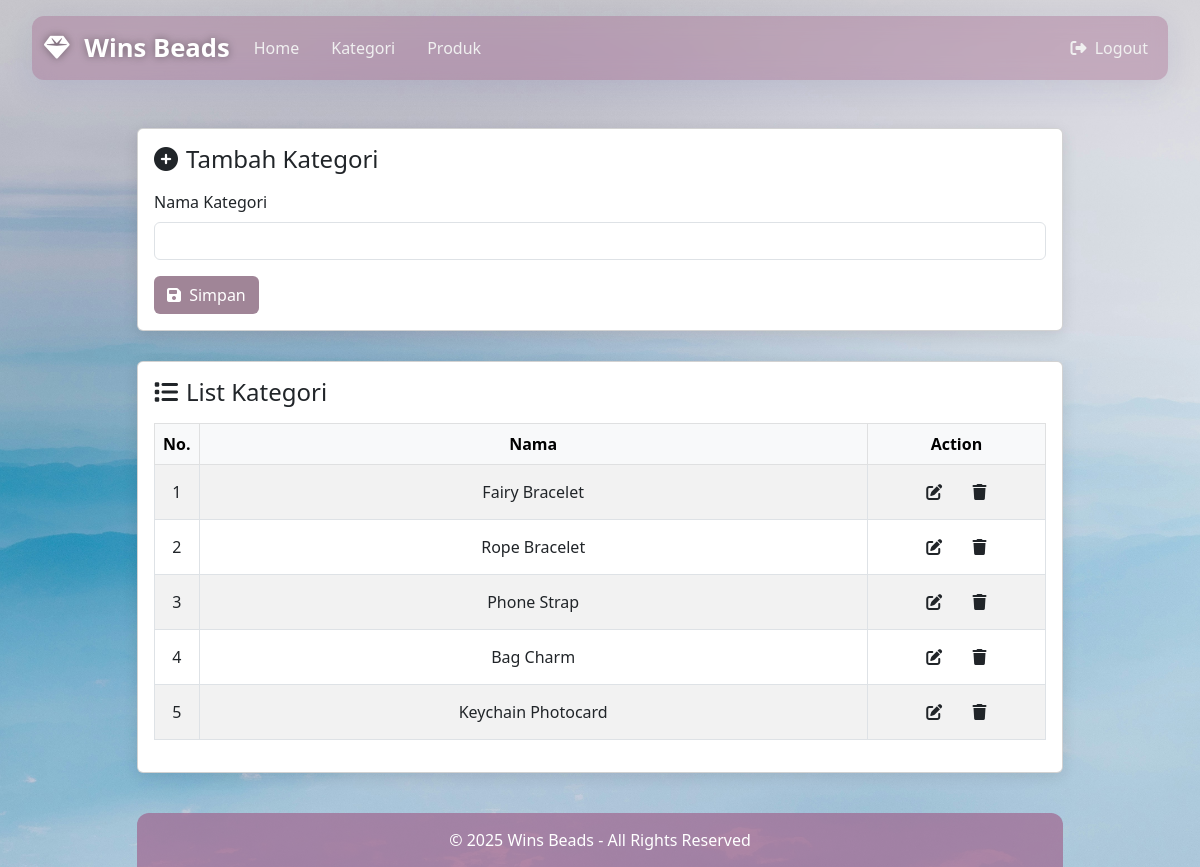
The app's page /admin/kategori.php (signed in) with its own data.
### tables this page shows
CREATE TABLE `kategori` (
  `id` int(11) NOT NULL,
  `nama` varchar(100) DEFAULT NULL
);

### admin/kategori.php (the view, shortened to what this page needs)
<?php
require "../koneksi.php";
$queryKategori = mysqli_query($con, "SELECT * FROM kategori");
$jumlahKategori = mysqli_num_rows($queryKategori);
?>
<!DOCTYPE html>
<html lang="en">
<head>
    <link href="https://cdn.jsdelivr.net/npm/bootstrap@5.3.0/dist/css/bootstrap.min.css" rel="stylesheet" />
    <link href="https://cdnjs.cloudflare.com/ajax/libs/font-awesome/6.5.0/css/all.min.css" rel="stylesheet" />
</head>
<body>
    <?php require "navbar.php" ?>
    <div class="container mt-5">
        <div class="row justify-content-center">
            <div class="col-lg-10">
                <div class="card">
                    <div class="card-body">
                        <h4 class="mb-3"><i class="fas fa-plus-circle me-2"></i>Tambah Kategori</h4>
                        <form action="" method="post">
                            <div class="mb-3">
                                <label for="kategori" class="form-label">Nama Kategori</label>
                                <input type="text" id="kategori" name="kategori" class="form-control" required>
                            </div>
                            <button class="btn custom-btn" type="submit" name="simpan_kategori">
                                <i class="fas fa-save me-1"></i> Simpan
                            </button>
                        </form>
                    </div>
                </div>
                <div class="card">
                    <div class="card-body">
                        <h4 class="mb-3"><i class="fas fa-list me-2"></i>List Kategori</h4>
                        <div class="table-responsive">
                            <table class="table table-striped table-hover table-bordered text-center align-middle">
                                <thead class="table-light">
                                    <tr>
                                        <th style="width:5%;">No.</th>
                                        <th>Nama</th>
                                        <th style="width:20%;">Action</th>
                                    </tr>
                                </thead>
                                <tbody>
                                    <?php if ($jumlahKategori == 0) { ?>
                                        <tr><td colspan="3">Tidak ada data kategori</td></tr>
                                    <?php } else {
                                        $number = 1;
                                        while ($data = mysqli_fetch_array($queryKategori)) { ?>
                                            <tr>
                                                <td><?= $number++; ?></td>
                                                <td><?= $data['nama']; ?></td>
                                                <td>
                                                    <button class="btn btn-table" data-bs-toggle="modal" data-bs-target="#editModal<?= $data['id']; ?>">
                                                        <i class="fas fa-edit"></i>
                                                    </button>
                                                    <form action="" method="post" class="d-inline" onsubmit="return confirm('Yakin ingin menghapus kategori ini?');">
                                                        <button type="submit" name="hapus_kategori" class="btn btn-table">
                                                            <i class="fas fa-trash"></i>
                                                        </button>
                                                    </form>
                                                </td>
                                            </tr>
                                    <?php }
                                    } ?>
                                </tbody>
                            </table>
                        </div>
                    </div>
                </div>
                <footer>
                    &copy; 2025 Wins Beads - All Rights Reserved
                </footer>
            </div>
        </div>
    </div>
</body>
</html>

### admin/kategori.php (style rules this page uses)
body { background-color: #f9f9f9; font-family: 'Segoe UI', Tahoma, Geneva, Verdana, sans-serif; }
.btn.custom-btn { background-color: rgba(128, 93, 116, 0.75); color: #fff; transition: background-color 0.3s; }
.card { border: none; border-radius: 12px; box-shadow: 0 4px 15px rgba(0,0,0,0.1); margin-bottom: 30px; background: rgba(255,255,255,0.7); }
thead.table-light { background: rgba(158,94,137,0.4); color: #fff; }
footer { background-color: rgba(158,94,137,0.65); color: #fff; padding: 15px 0; text-align: center; border-top-left-radius: 12px; border-top-right-radius: 12px; margin-top: 40px; }

### admin/navbar.php (style rules this page uses)
body { background: url('../image/background.jpg') no-repeat center center fixed; background-size: cover; min-height: 100vh; }

### records on screen
kategori: nama "Fairy Bracelet"
kategori: nama "Rope Bracelet"
kategori: nama "Phone Strap"
kategori: nama "Bag Charm"
kategori: nama "Keychain Photocard"
